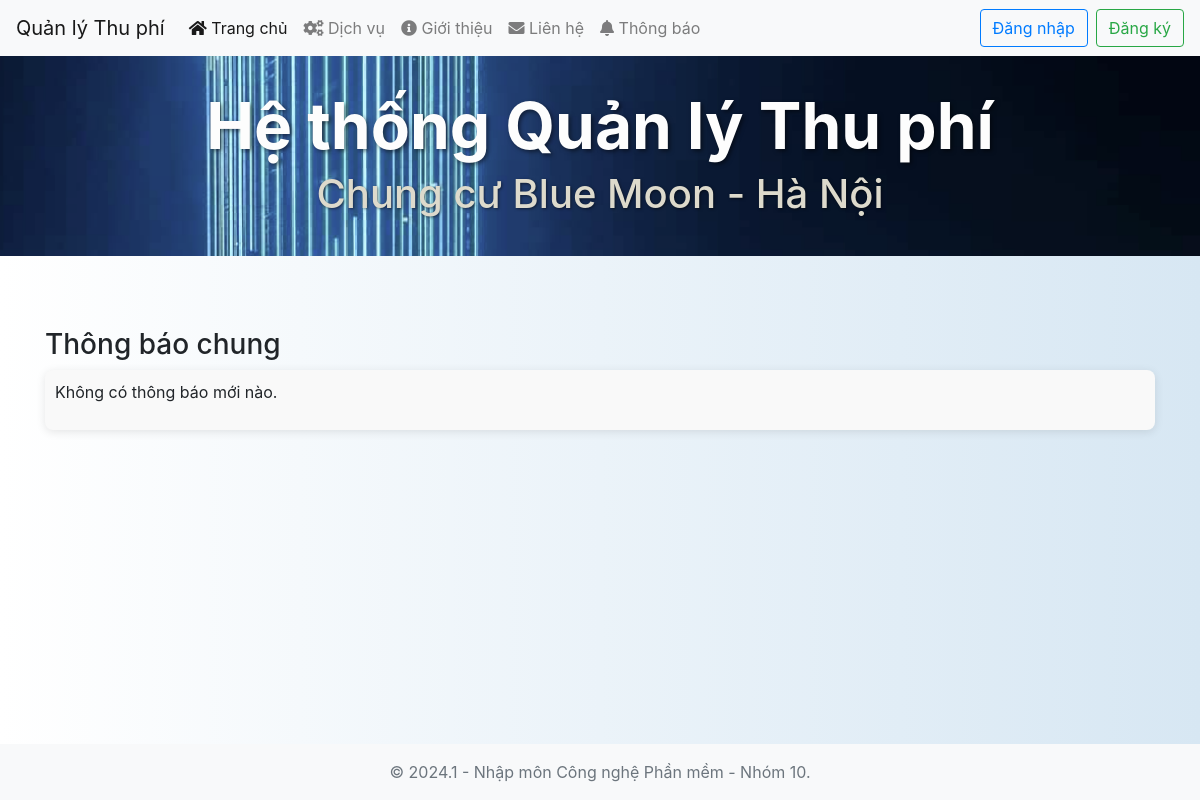
The app's page /, older data.
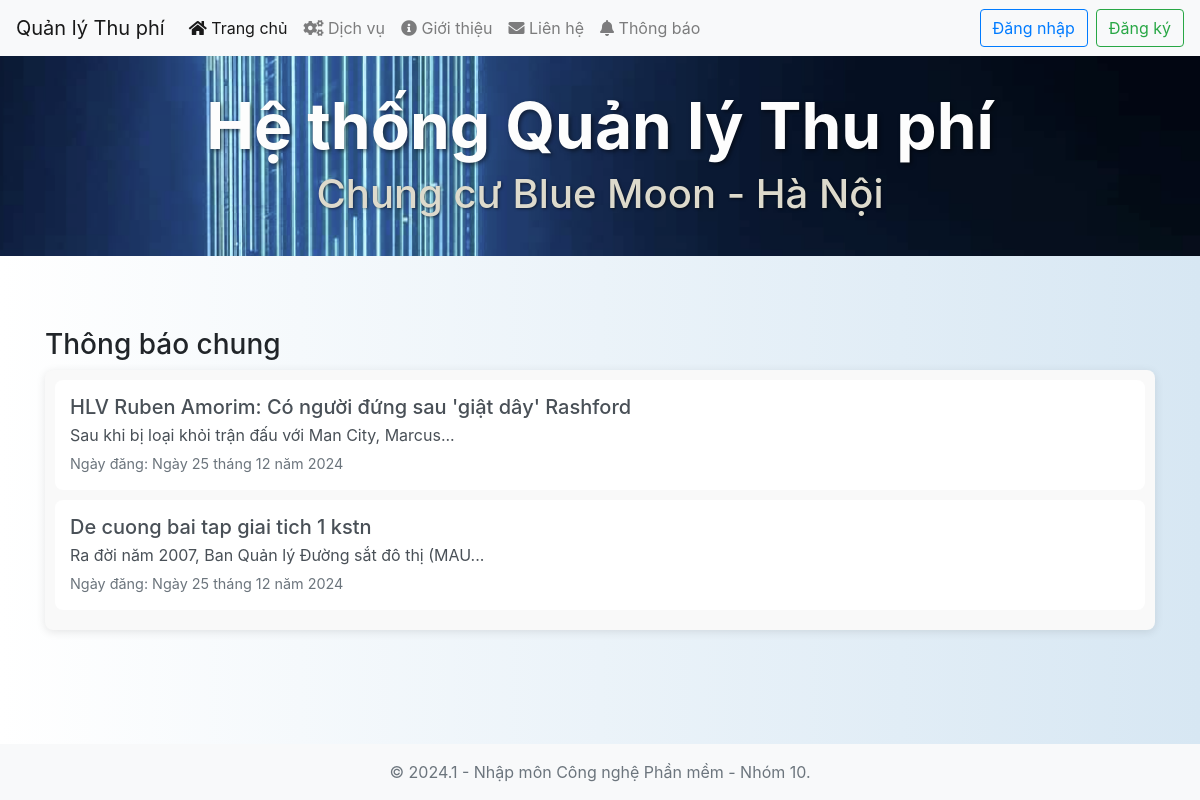
The same page, newer data.
### nmcnpmapp/models.py (models this page shows, shortened)
class Article(models.Model):
    title = models.CharField(max_length=255,verbose_name="Tiêu đề")
    content = models.TextField(verbose_name="Nội dung")
    date = models.DateField(auto_now_add=True,verbose_name="Ngày đăng")
    class Meta:
        verbose_name = "Thông báo"
        verbose_name_plural = "Quản lý thông báo"

### nmcnpmapp/views.py (the view)
# urls.py: path('', views.homepage_view, name='homepage'),
def homepage_view(request):
    articles = Article.objects.order_by('date')
    return render(request, 'app/homepage.html', {'articles': articles})

### nmcnpmapp/templates/app/homepage.html (shortened to what this page needs)
<!DOCTYPE html>
<html lang="en">
    <head>
        {% load static %}
        <link rel="stylesheet" href="/static/css/msg.css">
        <link rel="stylesheet" href="{% static 'css/home.css' %}?v=8">
        <link rel="stylesheet" href="{% static 'css/newstyles.css' %}">
        <link rel="stylesheet" href="{% static 'css/responsive-tablet.css' %}">
        <link rel="stylesheet" href="{% static 'css/responsive-mobile.css' %}">
        <link rel="stylesheet" href="https://maxcdn.bootstrapcdn.com/bootstrap/4.5.2/css/bootstrap.min.css">
        <link rel="stylesheet" href="https://cdnjs.cloudflare.com/ajax/libs/toastr.js/latest/toastr.min.css">
        <link rel="stylesheet" href="https://cdnjs.cloudflare.com/ajax/libs/font-awesome/5.15.4/css/all.min.css" />
    </head>
<body>
    <nav class="navbar navbar-expand-lg navbar-light bg-light">
        <a class="navbar-brand" href="/">Quản lý Thu phí</a>
        <div class="collapse navbar-collapse" id="navbarNav">
            <ul class="navbar-nav mr-auto">
                <li class="nav-item active"><a class="nav-link" href="/"><i class="fas fa-home"></i> Trang chủ</a></li>
                <li class="nav-item"><a class="nav-link" href="/service"><i class="fas fa-cogs"></i> Dịch vụ</a></li>
                <li class="nav-item"><a class="nav-link" href="/about"><i class="fas fa-info-circle"></i> Giới thiệu</a></li>
                <li class="nav-item"><a class="nav-link" href="/contact"><i class="fas fa-envelope"></i> Liên hệ</a></li>
                <li class="nav-item"><a class="nav-link" href="/notification"><i class="fas fa-bell"></i> Thông báo</a></li>
            </ul>
            {% if user.is_authenticated %}
            <div class="navbar-nav ml-auto dropdown">
                <a class="nav-link dropdown-toggle" href="#" id="userDropdown" role="button" data-toggle="dropdown" aria-haspopup="true" aria-expanded="false">
                    Xin chào, {{ user.username }}
                </a>
                <div class="dropdown-menu dropdown-menu-right" aria-labelledby="userDropdown">
                    <a class="dropdown-item" href="/changepassword">Đổi mật khẩu</a>
                    <a class="dropdown-item" href="/logout">Đăng xuất</a>
                </div>
            </div>
            {% else %}
            <div class="navbar-nav ml-auto">
                <a class="btn btn-outline-primary mr-2" href="/login">Đăng nhập</a>
                <a class="btn btn-outline-success" href="/signup">Đăng ký</a>
            </div>
            {% endif %}
        </div>
    </nav>
    <header class="homepage-header">
        <div class="govuk-width-container">
            <div class="homepage-header__title-container">
                <h1 class="homepage-header__title">
                    Hệ thống Quản lý Thu phí
                </h1>
                <span class="homepage-header__intro">
                    Chung cư Blue Moon - Hà Nội
                </span>
            </div>
        </div>
    </header>
    <div class="container mt-4">
        <div class="row mt-5">
            <div class="col-md-12">
                <h3>Thông báo chung</h3>
                <div class="list-group">
                    {% for article in articles %}
                    <a href="#" class="list-group-item list-group-item-action" data-toggle="modal" data-target="#notificationModal{{ article.id }}">
                        <h5 class="mb-1">{{ article.title }}</h5>
                        <p class="mb-1">{{ article.content|slice:":50" }}...</p>
                        <small>Ngày đăng: {{ article.date }}</small>
                    </a>
                    {% empty %}
                    <p>Không có thông báo mới nào.</p>
                    {% endfor %}
                </div>
            </div>
        </div>
    </div>
    <footer class="footer mt-auto py-3">
        <div class="container text-center">
            <span class="text-muted">© 2024.1 - Nhập môn Công nghệ Phần mềm - Nhóm 10.</span>
        </div>
    </footer>
</body>
</html>

### nmcnpmapp/static/css/home.css (style rules this page uses)
body, html { height: 100%; margin: 0; display: flex; flex-direction: column; background: linear-gradient(to right, #ffffff, #d7e7f3); }
.footer { background-color: #f8f9fa; padding: 10px 0; }
.homepage-header { height: 200px; background: url('/static/img/building.png') no-repeat center center; background-size: cover; background-position: center center; color: white; display: flex; align-items: center; justify-content: center; text-align: center; position: relative; padding: 0 20px; z-index: 1; }
.homepage-header__title { font-size: 4rem; font-weight: bold; margin: 0; color: #fdfdfd; text-shadow: 2px 2px 4px rgba(0, 0, 0, 0.5); }
.homepage-header__intro { font-size: 2.5rem; font-weight: 500; margin-top: 5px; color: #dddacc; text-shadow: 1px 1px 3px rgba(0, 0, 0, 0.5); }

### nmcnpmapp/static/css/newstyles.css (style rules this page uses)
.navbar { background-color: #6c757d; }
.nav-item a { color: #ffffff; transition: background-color 0.3s, color 0.3s ease; }

### nmcnpmapp/templates/app/homepage.html (style rules this page uses)
.list-group { max-height: 400px; overflow-y: auto; padding: 10px; background-color: #f9f9f9; border-radius: 8px; box-shadow: 0 2px 10px rgba(0, 0, 0, 0.1); margin-bottom: 30px; }
.list-group-item { border: none; padding: 15px; border-radius: 8px; background-color: #fff; margin-bottom: 10px; transition: transform 0.3s ease-in-out; }
.list-group-item small { color: #6c757d; font-size: 0.9rem; }

Row changes from the older to the newer data that the page shows:
added Article: title "De cuong bai tap giai tich 1 kstn", content "Ra đời năm 2007, Ban Quản lý Đường sắt đô thị (MAU", date "Ngày 25 tháng 12 năm 2024"
added Article: title "HLV Ruben Amorim: Có người đứng sau 'giật dây' Rashford", content "Sau khi bị loại khỏi trận đấu với Man City, Marcus", date "Ngày 25 tháng 12 năm 2024"
Text that changed along with them:
text no longer shown: "Không có thông báo mới nào."
